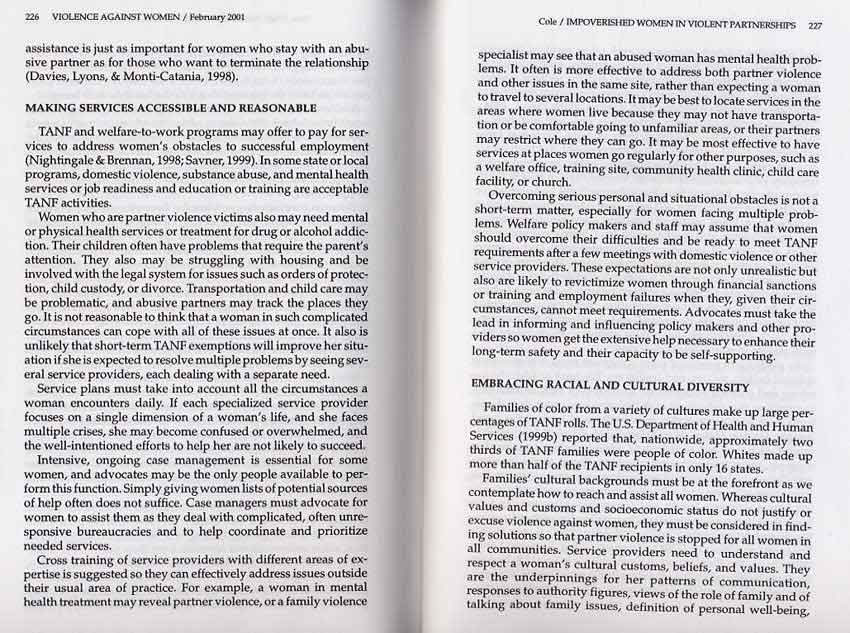
#> input picture TestImages/textscan.jpg, 850 x 633 px
$ python Gutter.py   (Python 2 division)   (older library calls are emulated)
#> lines starting #> are read from the running program, lines starting #| are printed output that depends on the picture; after the words box and inside, x2 and y2 are one past the last pixel; in counts of white or black regions, pixels touching at a corner belong together
__author__ = 'kingc3'
import cv2
import numpy as np
import math


img1 = cv2.imread("TestImages/textscan.jpg")
#> img1 is the input picture: shape (633, 850, 3); mean B, G, R 203.3, 200.5, 202.3
#kernel = cv2.getStructuringElement(cv2.MORPH_CLOSE, (11, 11))
def gutter(img1):

    lowNumb = 10000
    highNumb = 0
    lowNumb2 = 10000
    highNumb2 = 0
    foundSlope = False
    foundSlope2 = False

    grayImg = cv2.cvtColor(img1, cv2.COLOR_BGR2GRAY)
    kernel = np.ones((11,11),np.uint8)
    grayImg = cv2.GaussianBlur(grayImg, (111, 111), 1)
    grayImg = cv2.erode(grayImg, kernel, iterations=1)
    res, grayImg = cv2.threshold(grayImg, 175, 255, cv2.THRESH_BINARY)
    im2, contrs, hier = cv2.findContours(grayImg,cv2.RETR_EXTERNAL,cv2.CHAIN_APPROX_SIMPLE)
    (h,w,d) = img1.shape
    mask = 255*np.ones((h,w,3),np.uint8)

    cv2.drawContours(mask, contrs, -1, (0,0,0), -1)

    finalImg = cv2.bitwise_or(img1,mask)

    cv2.imshow("fixed image", finalImg)
    cv2.imwrite("GutterDone(ha,getit?).jpg", finalImg)
    cv2.waitKey(0)
    return mask, finalImg

def cropLines(crop1, crop2):
    kernel = np.ones((11,11),np.uint8)
    grayCrop1 = cv2.cvtColor(crop1, cv2.COLOR_BGR2GRAY)
    grayCrop1 = cv2.GaussianBlur(grayCrop1, (111, 111), 1)
    grayCrop1 = cv2.erode(grayCrop1, kernel, iterations=1)
    cannyImg = cv2.Canny(grayCrop1, 100, 200)
    lines = cv2.HoughLinesP(cannyImg, 1, np.pi/180,
                            threshold = 5,
                            minLineLength = 300, maxLineGap = 70)

    for lineSet in lines:
        for line in lineSet:
            cv2.line(crop1, (line[0], line[1]), (line[2], line[3]), (255, 255, 0))

    grayCrop2 = cv2.cvtColor(crop2, cv2.COLOR_BGR2GRAY)
    grayCrop2 = cv2.GaussianBlur(grayCrop2, (111, 111), 1)
    grayCrop2 = cv2.erode(grayCrop2, kernel, iterations=1)
    cannyImg2 = cv2.Canny(grayCrop2, 100, 200)

    lines2 = cv2.HoughLinesP(cannyImg2, 1, np.pi/180,
                            threshold = 5,
                            minLineLength = 300, maxLineGap = 70)

    for lineSet2 in lines2:
        for line2 in lineSet2:
            cv2.line(crop2, (line2[0], line2[1]), (line2[2], line2[3]), (255, 255, 0))

    cv2.imshow("crop1", crop1)
    cv2.imshow("crop2", crop2)
    cv2.waitKey(0)
    return lines, lines2

def makeCrops(mask, finalImg):
    testImg = cv2.cvtColor(mask, cv2.COLOR_BGR2GRAY)

    goodFeats = cv2.goodFeaturesToTrack(testImg, 200, 0.455, 15)
    M=cv2.moments(testImg)
    cx = int(M['m10']/M['m00'])
    cy = int(M['m01']/M['m00'])
    print cx
    print cy

    cv2.circle(mask, (cx, cy), 3, (255,0,0), -1 )

    crop1 = finalImg[0:,cx:]
    crop2 = finalImg[0:, :cx]

    for x in goodFeats:
        cv2.circle(mask, ((x[0,0],x[0,1])),3,(255,0,255),-1)
    cv2.imshow("test",testImg)
    cv2.waitKey(0)
    return crop1, crop2

# [111 lines left out: functions verticalSort, minMaxLines, lineSearch, not called in this run]

'''
testimg = cv2.cvtColor(mask, cv2.COLOR_BGR2GRAY)

goodFeats = cv2.goodFeaturesToTrack(testimg, 200, 0.455, 15)
M=cv2.moments(testimg)
cx = int(M['m10']/M['m00'])
cy = int(M['m01']/M['m00'])
print cx
print cy

cv2.circle(mask, (cx, cy), 3, (255,0,0), -1 )

crop1 = finalImg[0:,cx:]
crop2 = finalImg[0:, :cx]

for x in goodFeats:
    cv2.circle(mask, ((x[0,0],x[0,1])),3,(255,0,255),-1)
cv2.imshow("test",testimg)

grayCrop1 = cv2.cvtColor(crop1, cv2.COLOR_BGR2GRAY)
grayCrop1 = cv2.GaussianBlur(grayCrop1, (111, 111), 1)
grayCrop1 = cv2.erode(grayCrop1, kernel, iterations=1)
cannyImg = cv2.Canny(grayCrop1, 100, 200)
lines = cv2.HoughLinesP(cannyImg, 1, np.pi/180,
                        threshold = 5,
                        minLineLength = 300, maxLineGap = 70)

for lineSet in lines:
    for line in lineSet:
        cv2.line(crop1, (line[0], line[1]), (line[2], line[3]), (255, 255, 0))

grayCrop2 = cv2.cvtColor(crop2, cv2.COLOR_BGR2GRAY)
grayCrop2 = cv2.GaussianBlur(grayCrop2, (111, 111), 1)
grayCrop2 = cv2.erode(grayCrop2, kernel, iterations=1)
cannyImg2 = cv2.Canny(grayCrop2, 100, 200)

lines2 = cv2.HoughLinesP(cannyImg2, 1, np.pi/180,
                        threshold = 5,
                        minLineLength = 300, maxLineGap = 70)

for lineSet2 in lines2:
    for line2 in lineSet2:
        cv2.line(crop2, (line2[0], line2[1]), (line2[2], line2[3]), (255, 255, 0))

#check if lines are vertical or horizontal, then search for groups
verticaLines = []
for lineSet in lines2:
    for line in lineSet:
        if abs(line[0] - line[2]) <= w/10:
            verticaLines.append(line)

while foundSlope is False:
    pos = 0
    for line in verticaLines:
        if pos != 0:
            pos +=1
        currentNumb = int(line[0])

        if currentNumb > highNumb:
            highNumb = currentNumb
            highLine = line
            highPos = pos
            print "highLine", highLine

        if currentNumb < lowNumb:
            lowNumb = currentNumb
            lowLine = line
            lowPos = pos
            print "lowline", lowLine

    works = lineSearch(lowLine, highLine)

    if works is True:
        print "works works"
        foundSlope = True
        angle = math.atan(lowLine[0] - lowLine[2] / lowLine[1] - lowLine[3])
        angle2 = (math.atan(highLine[0] - highLine[2]) / (lowLine[1] - lowLine[3]))
        print 'angle', angle
        print 'angle2', angle2

    if works is False:
        verticaLines.pop(lowPos)
        verticaLines.pop(highPos)
        print verticaLines

verticaLines2 = []

for lineSet in lines:

    for line in lineSet:

        if abs(line[0] - line[2]) <= w / 10:

            verticaLines2.append(line)

print verticaLines2

while foundSlope2 is False:

    pos = 0

    for line in verticaLines2:

        if pos != 0:

            pos += 1

        currentNumb2 = int(line[0])
        print line

        if currentNumb2 > highNumb2:

            highNumb2 = currentNumb2
            highLine2 = line
            highPos2 = pos
            print "highLine", highLine2

        if currentNumb2 < lowNumb2:

            lowNumb2 = currentNumb2
            lowLine2 = line
            lowPos2 = pos
            print "lowline", lowLine2

    works2 = lineSearch(lowLine2, highLine2)

    if works2 is True:

        print "works works"
        foundSlope2 = True
        secondAngle = math.atan(lowLine2[0]-lowLine2[2]/lowLine2[1]-lowLine2[3])
        secondAngle2 = (math.atan(highLine2[0]-highLine2[2])/(lowLine2[1]-lowLine2[3]))
        print 'angle21', secondAngle
        print 'angle22', secondAngle2

    if works is False:

        verticaLines2.pop(lowPos2)
        verticaLines2.pop(highPos2)
        print verticaLines

rows,cols,ch = crop1.shape
rows2,cols2,ch2 = crop2.shape
Rotate = cv2.getRotationMatrix2D((cols/2,rows/2), (angle * -1),1)
Rotate2 = cv2.getRotationMatrix2D((rows2/2,cols2/2),(secondAngle * -1),1)
rotatedCrop = cv2.warpAffine(crop1, Rotate,(cols, rows))
rotatedCrop2 = cv2.warpAffine(crop2, Rotate2,(cols2,rows2))
cv2.imshow("rotate1", rotatedCrop)
cv2.imshow("rotate2", rotatedCrop2)
cv2.imshow('firstcrop',crop1)
cv2.imshow('secondcrop',crop2)
cv2.imshow("fixed image", finalImg)
cv2.imshow("mask",mask)
cv2.waitKey(0)
'''
mask, finalImg = gutter(img1)
#> in gutter, `res, grayImg = cv2.threshold(grayImg, 175, 255, cv2.THRESH_BINARY)`:
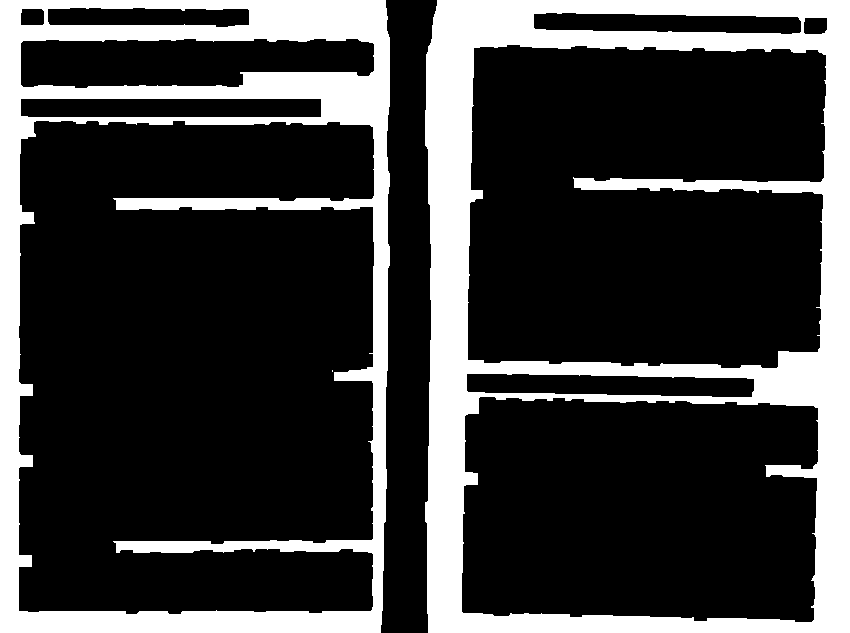
#> grayImg: shape (633, 850); 24.3% white; 3 white regions (1 under 20 px)
#> in gutter, `im2, contrs, hier = cv2.findContours(grayImg,cv2.RETR_EXTERNAL,cv2.CHA..`: contrs = 2 contours; box (x1, y1, x2, y2) and area: (425, 0, 850, 633) 265727, (0, 0, 390, 633) 243958
#> in gutter, `cv2.drawContours(mask, contrs, -1, (0,0,0), -1)`: mask: shape (633, 850, 3); 4.9% white; 1 white region, box (x1, y1, x2, y2) and area: (381, 0, 437, 633) 26299
crop1, crop2 = makeCrops(mask, finalImg)
#> in makeCrops, `goodFeats = cv2.goodFeaturesToTrack(testImg, 200, 0.455, 15)`: goodFeats = [[425, 502]]
#> in makeCrops, `M=cv2.moments(testImg)`: M = moments, m00 6706245, centre m10/m00, m01/m00 = (407.3, 321.4)
#> in makeCrops, `cx = int(M['m10']/M['m00'])`: cx = 407
#> in makeCrops, `cy = int(M['m01']/M['m00'])`: cy = 321
#| 407
#| 321
#> in makeCrops, `cv2.circle(mask, (cx, cy), 3, (255,0,0), -1 )`: mask: shape (633, 850, 3); mean of channels 0, 1, 2 12.5, 12.5, 12.5
#> the loop in makeCrops, `for x in goodFeats:` made 1 pass
#> after the loop in makeCrops, `for x in goodFeats:`: mask: shape (633, 850, 3); mean of channels 0, 1, 2 12.5, 12.4, 12.5
cropLines(crop1, crop2)
#> in cropLines, `grayCrop1 = cv2.erode(grayCrop1, kernel, iterations=1)`:
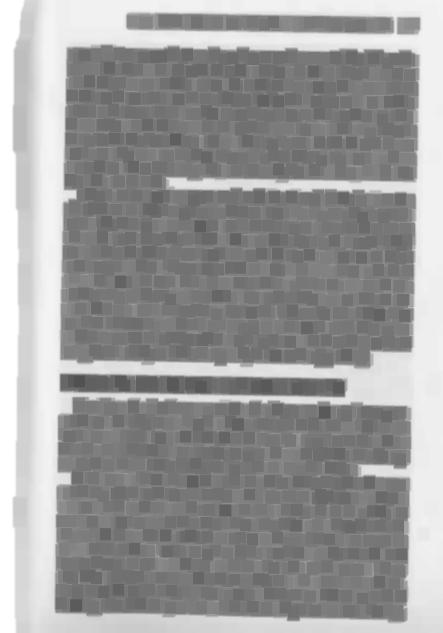
#> grayCrop1: shape (633, 443); min 81, max 255, mean 154.1
#> in cropLines, `cannyImg = cv2.Canny(grayCrop1, 100, 200)`:
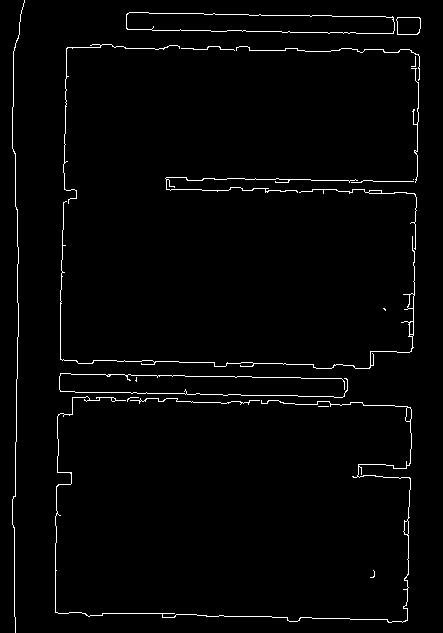
#> cannyImg: shape (633, 443); 2% white in thin lines or dots
#> in cropLines, `lines = cv2.HoughLinesP(cannyImg, 1, np.pi/180, threshold = 5, minLine..`: lines = 16 rows, first 6: [15, 46, 415, 53], [14, 612, 407, 619], [406, 620, 417, 33], [410, 489, 418, 32], [55, 612, 63, 164], [17, 372, 346, 378]
#> the loop in cropLines, `for lineSet in lines:` made 16 passes
#> lineSet on passes 1 to 12: [[15, 46, 415, 53]], [[14, 612, 407, 619]], [[406, 620, 417, 33]], [[410, 489, 418, 32]], [[55, 612, 63, 164]], [[17, 372, 346, 378]], [[16, 398, 394, 405]], [[17, 362, 369, 368]], [[16, 391, 344, 396]], [[405, 621, 415, 54]], [[62, 360, 373, 365]], [[403, 621, 410, 223]]
#> after the loop in cropLines, `for lineSet in lines:`:
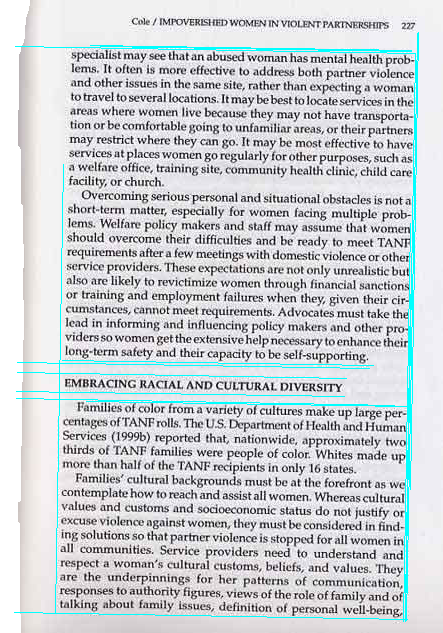
#> crop1: shape (633, 443, 3); mean B, G, R 211.3, 207.8, 203.9
#> in cropLines, `grayCrop2 = cv2.erode(grayCrop2, kernel, iterations=1)`:
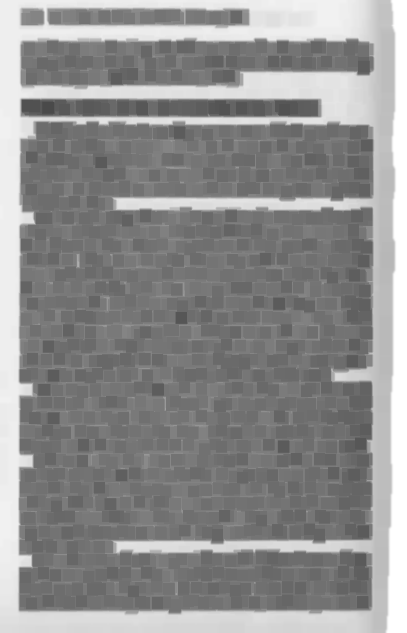
#> grayCrop2: shape (633, 407); min 74, max 255, mean 143.2
#> in cropLines, `cannyImg2 = cv2.Canny(grayCrop2, 100, 200)`:
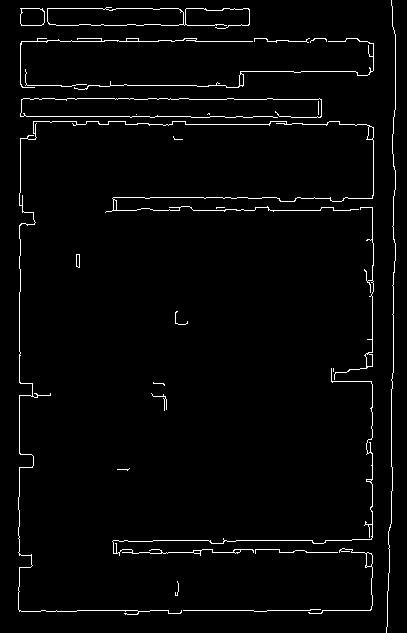
#> cannyImg2: shape (633, 407); 2.5% white in thin lines or dots
#> in cropLines, `lines2 = cv2.HoughLinesP(cannyImg2, 1, np.pi/180, threshold = 5, minLi..`: lines2 = 16 rows, first 6: [21, 41, 395, 41], [20, 467, 20, 8], [21, 116, 321, 116], [33, 124, 393, 124], [372, 605, 372, 43], [19, 611, 19, 193]
#> the loop in cropLines, `for lineSet2 in lines2:` made 16 passes
#> lineSet2 on passes 1 to 12: [[21, 41, 395, 41]], [[20, 467, 20, 8]], [[21, 116, 321, 116]], [[33, 124, 393, 124]], [[372, 605, 372, 43]], [[19, 611, 19, 193]], [[20, 610, 387, 610]], [[21, 99, 321, 99]], [[37, 40, 359, 40]], [[371, 609, 371, 43]], [[37, 38, 357, 38]], [[368, 566, 368, 239]]
#> after the loop in cropLines, `for lineSet2 in lines2:`:
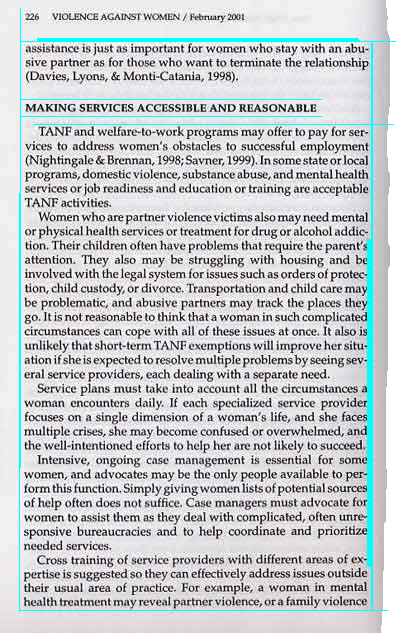
#> crop2: shape (633, 407, 3); mean B, G, R 204.7, 202.9, 198.3
